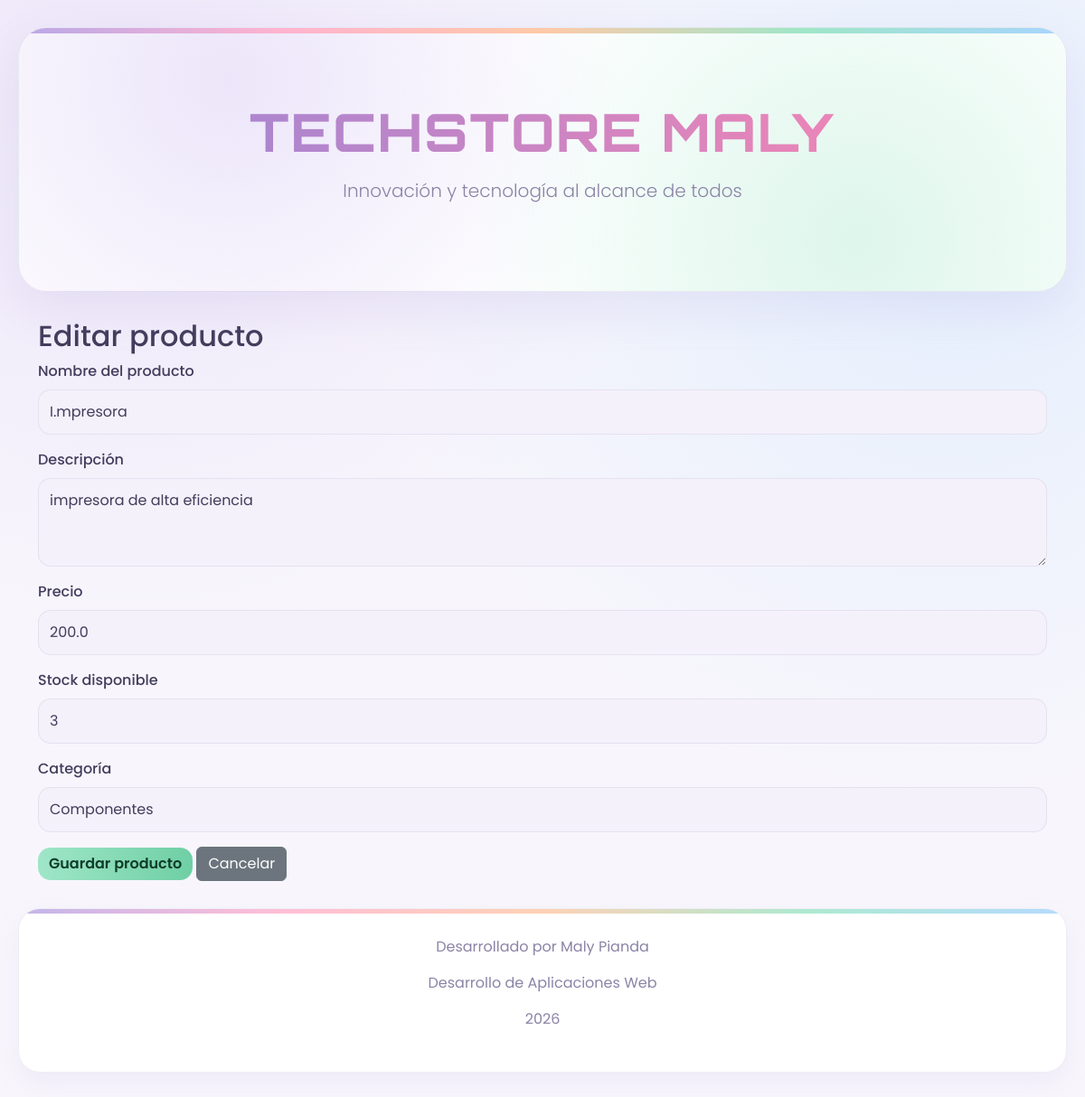
The page /productos/editar/2 on the database its author committed.
### tables this page shows
CREATE TABLE productos (
            id INTEGER PRIMARY KEY AUTOINCREMENT,
            nombre TEXT NOT NULL,
            descripcion TEXT,
            categoria TEXT NOT NULL,
            precio REAL NOT NULL,
            stock INTEGER NOT NULL,
            imagen TEXT DEFAULT 'img.png'
        );

### app.py (the view, shortened to what this page needs)
@app.route('/productos/editar/<int:producto_id>', methods=['GET', 'POST'])
def editar_producto(producto_id):
    conn = get_connection()
    cursor = conn.cursor()
    cursor.execute("SELECT * FROM productos WHERE id = ?", (producto_id,))
    producto = cursor.fetchone()
    if producto is None:
        conn.close()
        flash('Producto no encontrado', 'danger')
        return redirect(url_for('productos'))
    if request.method == 'GET':
        form = ProductoForm(data=dict(producto))
    else:
        form = ProductoForm()
    conn.close()
    return render_template('formulario_producto.html', form=form, titulo='Editar producto')

### forms/producto_form.py
class ProductoForm(FlaskForm):
    nombre = StringField(
        'Nombre del producto',
        validators=[DataRequired(message='El nombre es obligatorio'), Length(min=3, max=100)]
    )
    descripcion = TextAreaField(
        'Descripción',
        validators=[DataRequired(message='La descripción es obligatoria'), Length(max=500)]
    )
    precio = FloatField(
        'Precio',
        validators=[DataRequired(message='El precio es obligatorio'), NumberRange(min=0.01, message='El precio debe ser mayor a 0')]
    )
    stock = IntegerField(
        'Stock disponible',
        validators=[DataRequired(message='El stock es obligatorio'), NumberRange(min=0, message='El stock no puede ser negativo')]
    )
    categoria = SelectField(
        'Categoría',
        choices=[
            ('laptops', 'Laptops'),
            ('celulares', 'Celulares'),
            ('accesorios', 'Accesorios'),
            ('componentes', 'Componentes')
        ],
        validators=[DataRequired(message='Seleccione una categoría')]
    )
    submit = SubmitField('Guardar producto')

### app.py (called while the page is built)
@app.context_processor
def inject_datos_globales():
    return {
        "nombre_tienda": info_tienda["nombre"],
        "eslogan_tienda": info_tienda["eslogan"],
        "nombre_desarrollador": "Maly Pianda",
        "anio_actual": datetime.now().year
    }

### db.py (called while the page is built)
def get_connection():
    conn = sqlite3.connect(DB_PATH)
    conn.row_factory = sqlite3.Row
    return conn

### templates/formulario_producto.html (shortened to what this page needs)
{% extends "base.html" %}
{% block content %}
<div class="container mt-4">
    <h2>{{ titulo }}</h2>
    <form method="POST" novalidate>
        <div class="mb-3">
            {{ form.nombre.label(class="form-label") }}
            {{ form.nombre(class="form-control") }}
        </div>
        <div class="mb-3">
            {{ form.descripcion.label(class="form-label") }}
            {{ form.descripcion(class="form-control", rows="3") }}
        </div>
        <div class="mb-3">
            {{ form.precio.label(class="form-label") }}
            {{ form.precio(class="form-control") }}
        </div>
        <div class="mb-3">
            {{ form.stock.label(class="form-label") }}
            {{ form.stock(class="form-control") }}
        </div>
        <div class="mb-3">
            {{ form.categoria.label(class="form-label") }}
            {{ form.categoria(class="form-select") }}
        </div>
        {{ form.submit(class="btn btn-success") }}
        <a href="{{ url_for('productos') }}" class="btn btn-secondary">Cancelar</a>
    </form>
</div>
{% endblock %}

### static/css/style.css (style rules this page uses)
:root { --bg: #f8f6fc; --bg-glow-1: rgba(201, 182, 240, 0.25); --bg-glow-2: rgba(168, 216, 255, 0.25); --surface: #ffffff; --surface-2: #f4f1fa; --border: rgba(122, 108, 165, 0.12); --lavender: #b9a8e8; --lavender-d:#9885d6; --mint: #9fe6c8; --mint-d: #6fcfa4; --peach: #ffc9a8; --peach-d: #ff9f68; --pink: #ffb3cf; --pink-d: #ff85b0; --blue: #a8d4ff; --blue-d: #7ab4f2; --text: #423d5c; --text-soft: #8b83a6; }
* { margin:0; padding:0; box-sizing:border-box; }
body { font-family:'Poppins',sans-serif; background-color:var(--bg); background-image: radial-gradient(circle at 12% 8%, var(--bg-glow-1), transparent 40%), radial-gradient(circle at 88% 20%, var(--bg-glow-2), transparent 45%); background-attachment:fixed; color:var(--text); }
.btn-success { background:linear-gradient(90deg, var(--mint), var(--mint-d)) !important; border:none !important; color:#0f3d2a !important; font-weight:600; border-radius:14px; }
.form-label { color:var(--text); font-weight:500; }
.form-control, .form-select { background:var(--surface-2); border-radius:14px; padding:12px; border:1px solid var(--border); color:var(--text); }
.form-control::placeholder { color:var(--text-soft); }

### rows shown on the page
productos: nombre "I.mpresora", descripcion "impresora de alta eficiencia", precio "200.0", stock "3", categoria "Componentes"

### other values the page prints
{{ nombre_tienda|upper }} "TECHSTORE MALY"
{{ eslogan_tienda }} "Innovación y tecnología al alcance de todos"
{{ titulo }} "Editar producto"
{{ nombre_desarrollador }} "Maly Pianda"
